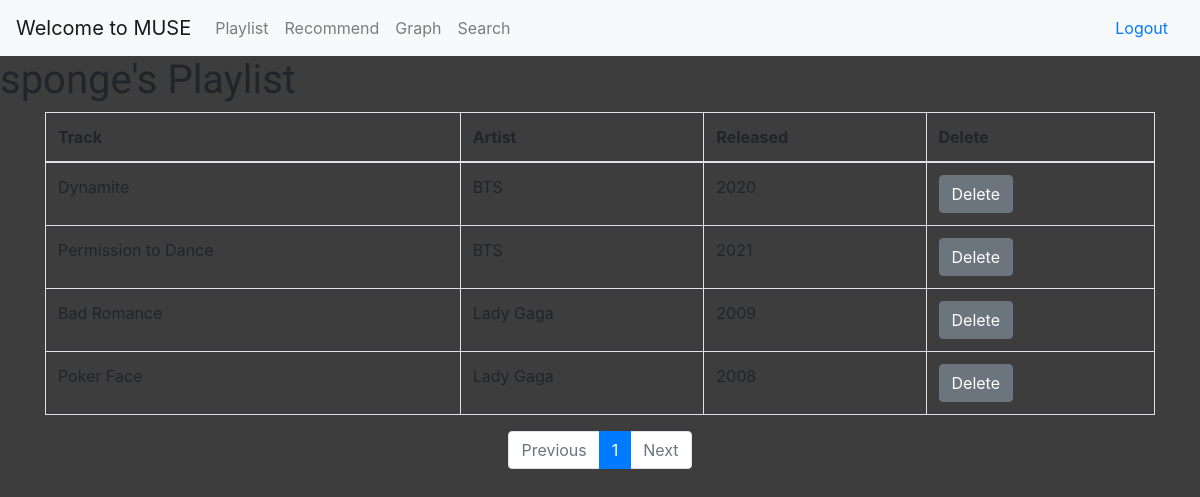
/playlist (signed in), run on the app's committed database.
### muse_app/models/playlist_model.py (models this page shows, shortened)
class Playlist(db.Model):
    __tablename__ = 'playlist'
    id = db.Column(db.Integer, primary_key=True)
    track = db.Column(db.String(128), nullable=False)
    artist = db.Column(db.String(128), nullable=False)
    released = db.Column(db.String(128), nullable=False)
    user_id = db.Column(db.Integer, db.ForeignKey('user.id'))

### muse_app/routes/main_route.py (the view, shortened to what this page needs)
@bp.route('/playlist', methods=['GET','POST'])
def playlist():
    if not session.get('logged_in'):
        flash("로그인을 먼저 해주세요")
        return redirect(url_for('main.login'))
    else :
        if request.method == 'GET':
            page = request.args.get('page', 1, type=int)
            playlist = Playlist.query.filter(Playlist.user_id==session['id']).paginate(page=page, per_page=10)
            return render_template('playlist.html', playlist=playlist, session=session)

### muse_app/templates/playlist.html (shortened to what this page needs)
{% extends 'base.html' %}
{% block content %}
<h1>{{session['firstname']}}'s Playlist</h1>
    <div class="container">
      <form action="#" method="post">
      <div class="row">
        <div class="col-12">
          <table class="table table-bordered">
            <thead>
              <tr>
                <th scope="col">Track</th>
                <th scope="col">Artist</th>
                <th scope="col">Released</th>
                <th scope="col">Delete</th>
              </tr>
            </thead>
            <tbody>
                {% for p in playlist.items %}
                <td>{{p.track}}</td>
                <td>{{p.artist}}</td>
                <td>{{p.released}}</td>
                <td>
                    <a class="btn btn-secondary", href='/playlist/{{ p.id }}'>
                      Delete
                    </a>
                </td>
                {% endfor %}
            </tbody>
          </table>
        </div>
      </div>
    </form>
    </div>
    <nav aria-label="Page navigation example">
      <ul class="pagination justify-content-center">
        {% if playlist.has_prev %}
        <li class="page-item">
          <a class="page-link" href="?page={{ playlist.prev_num }}">Previous</a>
        </li>
        {% else %}
        <li class="page-item disabled">
          <a class="page-link" tabindex="-1" aria-disabled="true" href="#">Previous</a>
        </li>
        {% endif %}
        {% for page_num in playlist.iter_pages() %}
        {% if page_num %}
        {% if page_num != playlist.page %}
        <li class="page-item">
        </li>
        {% else %}
        <li class="page-item active" aria-current="page">
          <a class="page-link" href="#">{{ page_num }}</a>
        </li>
        {% endif %}
        {% else %}
        <li class="disabled">
          <a class="page-link" href="#">...</a>
        </li>
        {% endif %}
        {% endfor %}
        {% if playlist.has_next %}
        <li class="page-item">
          <a class="page-link" href="?page={{ playlist.next_num }}">Next</a>
        </li>
        {% else %}
        <li class="page-item disabled">
          <a class="page-link" tabindex="-1" aria-disabled="true" href="#">Next</a>
        </li>
        {% endif %}
      </ul>
    </nav>
{% endblock %}

### muse_app/static/css/main.css (style rules this page uses)
body { padding-bottom:4.2rem; background:rgba(0, 0, 0, 0.76); }
a { text-decoration:none !important; }
h1,h2,h3 { font-family: 'Kaushan Script', cursive; }

### data on the page
Playlist: track "Dynamite", artist "BTS", released "2020"
Playlist: track "Permission to Dance", artist "BTS", released "2021"
Playlist: track "Bad Romance", artist "Lady Gaga", released "2009"
Playlist: track "Poker Face", artist "Lady Gaga", released "2008"

### other printed values
{{ session['firstname'] }} "sponge"
{{ page_num }} "1"
